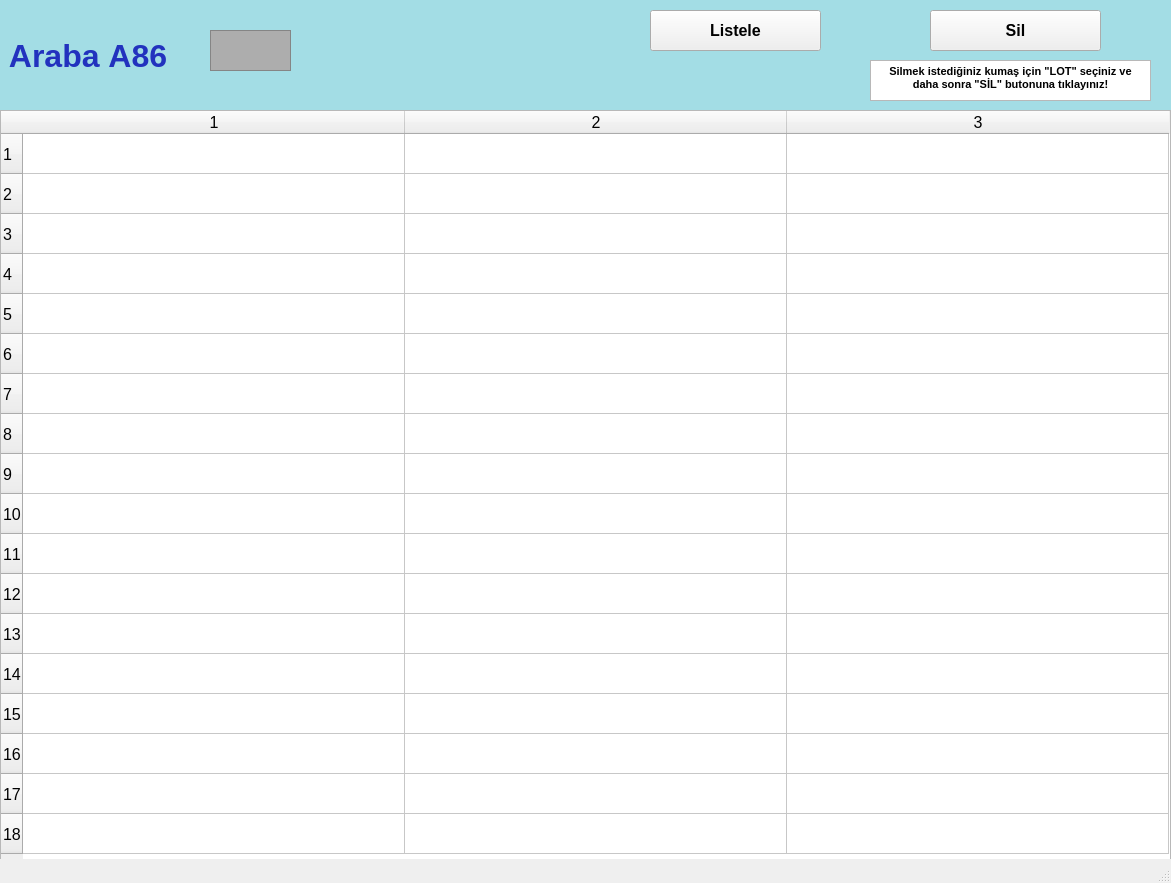
<?xml version="1.0" encoding="UTF-8"?>
<ui version="4.0">
 <class>arabalarA86_ekran</class>
 <widget class="QMainWindow" name="arabalarA86_ekran">
  <property name="geometry">
   <rect>
    <x>0</x>
    <y>0</y>
    <width>1171</width>
    <height>883</height>
   </rect>
  </property>
  <property name="font">
   <font>
    <pointsize>12</pointsize>
    <weight>50</weight>
    <bold>false</bold>
    <kerning>false</kerning>
   </font>
  </property>
  <property name="windowTitle">
   <string/>
  </property>
  <widget class="QWidget" name="centralwidget">
   <widget class="QLabel" name="arabaA1yazi_lbl">
    <property name="geometry">
     <rect>
      <x>0</x>
      <y>0</y>
      <width>1171</width>
      <height>111</height>
     </rect>
    </property>
    <property name="font">
     <font>
      <pointsize>24</pointsize>
      <weight>75</weight>
      <bold>true</bold>
     </font>
    </property>
    <property name="styleSheet">
     <string notr="true">background-color: rgb(163, 221, 229);
color: rgb(34, 50, 190);</string>
    </property>
    <property name="text">
     <string> Araba A86</string>
    </property>
   </widget>
   <widget class="QFrame" name="arabaA1_img">
    <property name="geometry">
     <rect>
      <x>210</x>
      <y>30</y>
      <width>81</width>
      <height>41</height>
     </rect>
    </property>
    <property name="styleSheet">
     <string notr="true">background-color: rgb(173, 173, 173);</string>
    </property>
    <property name="frameShape">
     <enum>QFrame::StyledPanel</enum>
    </property>
    <property name="frameShadow">
     <enum>QFrame::Raised</enum>
    </property>
   </widget>
   <widget class="QPushButton" name="listele86_btn">
    <property name="geometry">
     <rect>
      <x>650</x>
      <y>10</y>
      <width>171</width>
      <height>41</height>
     </rect>
    </property>
    <property name="font">
     <font>
      <pointsize>12</pointsize>
      <weight>75</weight>
      <bold>true</bold>
     </font>
    </property>
    <property name="text">
     <string>Listele</string>
    </property>
   </widget>
   <widget class="QTableWidget" name="A86_tw">
    <property name="geometry">
     <rect>
      <x>0</x>
      <y>110</y>
      <width>1171</width>
      <height>751</height>
     </rect>
    </property>
    <property name="baseSize">
     <size>
      <width>0</width>
      <height>0</height>
     </size>
    </property>
    <property name="rowCount">
     <number>18</number>
    </property>
    <property name="columnCount">
     <number>3</number>
    </property>
    <attribute name="horizontalHeaderVisible">
     <bool>true</bool>
    </attribute>
    <attribute name="horizontalHeaderCascadingSectionResizes">
     <bool>false</bool>
    </attribute>
    <attribute name="horizontalHeaderDefaultSectionSize">
     <number>382</number>
    </attribute>
    <attribute name="horizontalHeaderMinimumSectionSize">
     <number>38</number>
    </attribute>
    <attribute name="verticalHeaderDefaultSectionSize">
     <number>40</number>
    </attribute>
    <attribute name="verticalHeaderMinimumSectionSize">
     <number>23</number>
    </attribute>
    <row/>
    <row/>
    <row/>
    <row/>
    <row/>
    <row/>
    <row/>
    <row/>
    <row/>
    <row/>
    <row/>
    <row/>
    <row/>
    <row/>
    <row/>
    <row/>
    <row/>
    <row/>
    <column/>
    <column/>
    <column/>
   </widget>
   <widget class="QPushButton" name="sil86_btn">
    <property name="geometry">
     <rect>
      <x>930</x>
      <y>10</y>
      <width>171</width>
      <height>41</height>
     </rect>
    </property>
    <property name="font">
     <font>
      <pointsize>12</pointsize>
      <weight>75</weight>
      <bold>true</bold>
     </font>
    </property>
    <property name="text">
     <string>Sil</string>
    </property>
   </widget>
   <widget class="QTextBrowser" name="textBrowser">
    <property name="geometry">
     <rect>
      <x>870</x>
      <y>60</y>
      <width>281</width>
      <height>41</height>
     </rect>
    </property>
    <property name="html">
     <string>&lt;!DOCTYPE HTML PUBLIC &quot;-//W3C//DTD HTML 4.0//EN&quot; &quot;http://www.w3.org/TR/REC-html40/strict.dtd&quot;&gt;
&lt;html&gt;&lt;head&gt;&lt;meta name=&quot;qrichtext&quot; content=&quot;1&quot; /&gt;&lt;style type=&quot;text/css&quot;&gt;
p, li { white-space: pre-wrap; }
&lt;/style&gt;&lt;/head&gt;&lt;body style=&quot; font-family:'MS Shell Dlg 2'; font-size:12pt; font-weight:400; font-style:normal;&quot;&gt;
&lt;p align=&quot;center&quot; style=&quot; margin-top:0px; margin-bottom:0px; margin-left:0px; margin-right:0px; -qt-block-indent:0; text-indent:0px;&quot;&gt;&lt;span style=&quot; font-size:8pt; font-weight:600;&quot;&gt;Silmek istediğiniz kumaş için &amp;quot;LOT&amp;quot; seçiniz ve daha sonra &amp;quot;SİL&amp;quot; butonuna tıklayınız!&lt;/span&gt;&lt;/p&gt;&lt;/body&gt;&lt;/html&gt;</string>
    </property>
   </widget>
  </widget>
  <widget class="QStatusBar" name="statusbar"/>
 </widget>
 <resources/>
 <connections/>
</ui>
